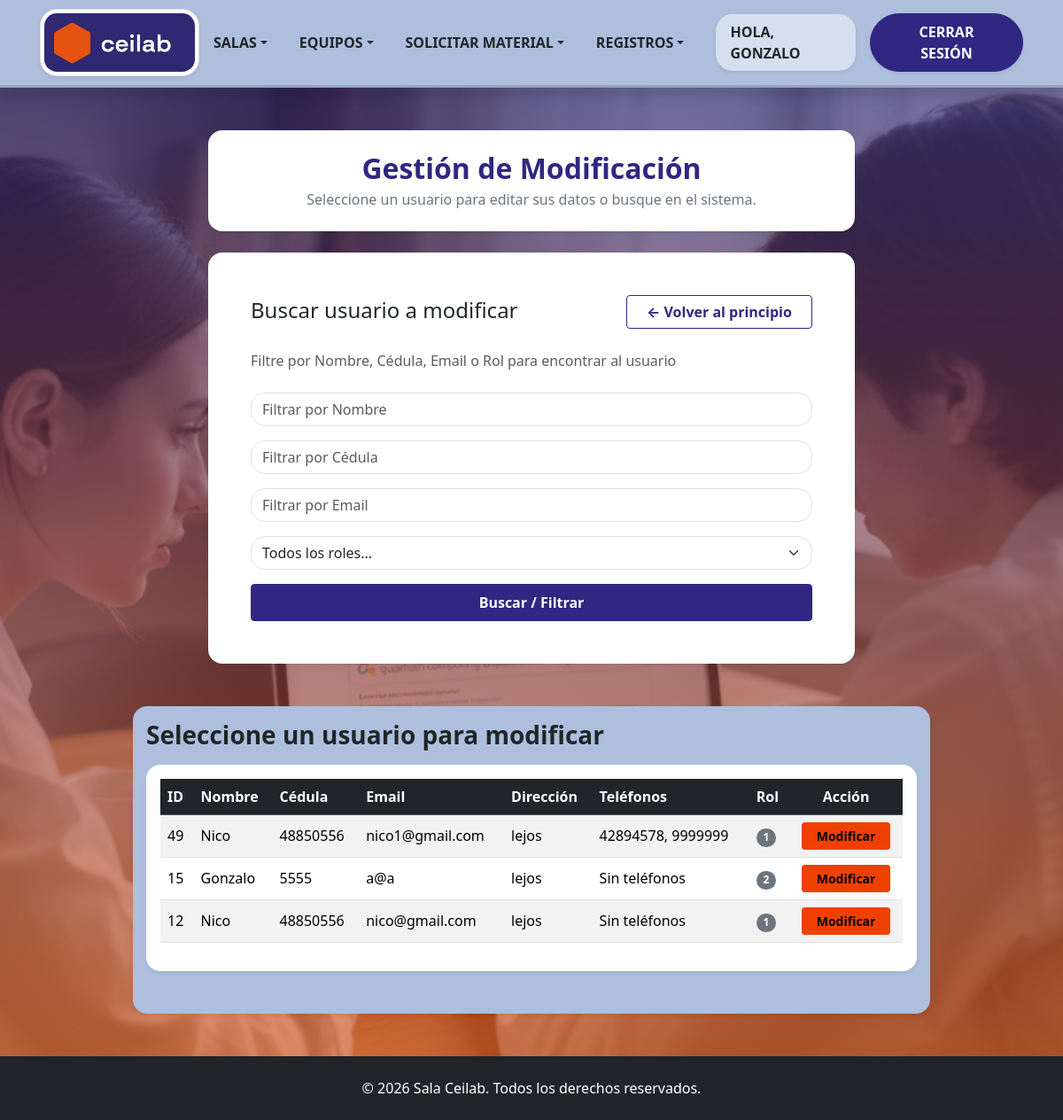
Before: /Formularios/modUsuario.php (signed in) with the older database file.
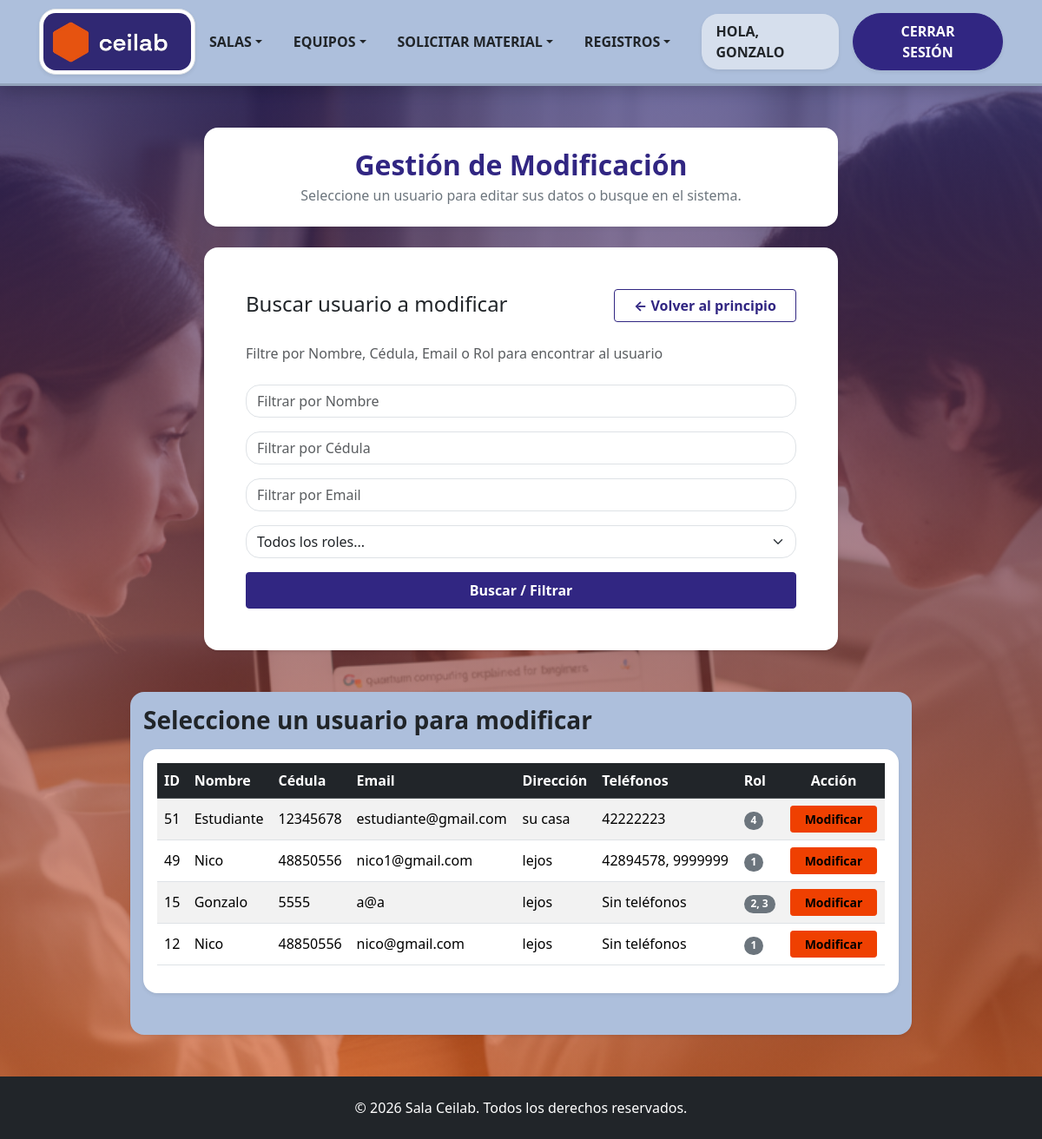
After: the same page with the newer database file.
### tables this page shows
CREATE TABLE `usuario` (
  `IDUsuario` int(10) NOT NULL,
  `Nombre` varchar(30) DEFAULT NULL,
  `Contraseña` varchar(61) DEFAULT NULL,
  `Email` varchar(30) DEFAULT NULL,
  `Direccion` varchar(50) NOT NULL,
  `Faltas` int(10) DEFAULT NULL,
  `Observaciones` varchar(50) NOT NULL,
  `Fecha_creacion` date DEFAULT NULL,
  `Crador_IDUsuario` int(11) DEFAULT NULL,
  `cedula` int(8) NOT NULL,
  `activo` tinyint(1) DEFAULT 1
);

### Clases/ClsUsuarios.php (called while the page is built, shortened)
<?php
   class ClsUsuarios {
    public function listarUsuarios($filtroNombre = '', $filtroCedula = '', $filtroEmail = '', $filtroRol = '') {
        $objConexion = new Conexion();
        $link = $objConexion->conectar();
        $sql = "SELECT u.IDUsuario, u.nombre, u.cedula, u.email, u.direccion, u.observaciones, MIN(r.ROL) AS ROL
                FROM usuario u
                LEFT JOIN rol r ON u.IDUsuario = r.IDUsuario
                WHERE u.activo = 1";
        $sql .= " GROUP BY u.IDUsuario, u.nombre, u.cedula, u.email, u.direccion, u.observaciones";
        $sql .= " ORDER BY u.IDUsuario DESC";
        return mysqli_query($link, $sql);
    }
    public function obtenerTelefonosPorUsuario($idUsuario) {
        $objConexion = new Conexion();
        $link = $objConexion->conectar();
        $idEscape = mysqli_real_escape_string($link, $idUsuario);
        $sql = "SELECT Telefono FROM Telefonos WHERE IDUsuario = '$idEscape'";
        $resultado = mysqli_query($link, $sql);
        $telefonos = [];
        if ($resultado) {
            while ($row = mysqli_fetch_assoc($resultado)) {
                $telefonos[] = $row['Telefono'];
            }
        }
        return $telefonos;
    }
    public function obtenerRolesPorUsuario($idUsuario) {
        $objConexion = new Conexion();
        $link = $objConexion->conectar();
        $idEscaped = mysqli_real_escape_string($link, $idUsuario);
        $sql = "SELECT ROL FROM rol WHERE IDUsuario = '$idEscaped'";
        $resultado = mysqli_query($link, $sql);
        $roles = [];
        if ($resultado) {
            while ($row = mysqli_fetch_assoc($resultado)) {
                $roles[] = $row['ROL'];
            }
        }
        return $roles;
    }
}
?>

### Formularios/modUsuario.php (the view, shortened to what the changed rows need)
<?php
require_once '../Clases/ClsUsuarios.php';
$objUsuario = new ClsUsuarios();
$usuarioData = null;
?>
<!DOCTYPE html>
<html lang="es">
    <head>
        <link href="../bootstrap_theme/bootstrap.css" rel="stylesheet" type="text/css">
        <link rel="stylesheet" href="../Estilos/blocks.css">
        <link href="../Estilos/style.css" rel="stylesheet">
    </head>
    <body class="d-flex flex-column min-vh-100 bg-light">
        <section class="hero-section flex-fill pb-5 pt-5">
            <?php if (!$usuarioData): ?>
                <div class="container pb-5">
                    <div class="row">
                        <div class="col-md-9 col-xl-8 ms-auto me-auto">
                            <div class="bg-white p-4 p-lg-5 shadow-sm rounded">
                                <div class="d-flex justify-content-between align-items-center mb-4">
                                <h2 class="mb-1 text-dark h4">Buscar usuario a modificar</h2>
                                </div>
                            </div>
                        </div>
                    </div>
                </div>
                <div class="container pb-5 pt-3 rounded shadow-sm col-md-10 col-xl-9" style="background-color: #adbfdc;">
                    <div class="row">
                        <div>
                            <?php
                            $nombreFiltro = $_GET['nombre'] ?? '';
                            $cedulaFiltro = $_GET['cedula'] ?? '';
                            $emailFiltro  = $_GET['email'] ?? '';
                            $rolFiltro    = $_GET['rol'] ?? '';
                            $resultadoListado = $objUsuario->listarUsuarios($nombreFiltro, $cedulaFiltro, $emailFiltro, $rolFiltro);
                            if ($resultadoListado && mysqli_num_rows($resultadoListado) > 0) {
                            ?>
                                <div class="table-responsive bg-white p-3 shadow-sm rounded">
                                    <table class="table table-striped table-hover align-middle">
                                        <thead class="table-dark">
                                            <tr>
                                                <th>ID</th>
                                                <th>Nombre</th>
                                                <th>Cédula</th>
                                                <th>Email</th>
                                                <th>Dirección</th>
                                                <th>Teléfonos</th>
                                                <th>Rol</th>
                                                <th class="text-center">Acción</th>
                                            </tr>
                                        </thead>
                                        <tbody>
                                            <?php while ($row = mysqli_fetch_assoc($resultadoListado)) {
                                            $telefonosArr = $objUsuario->obtenerTelefonosPorUsuario($row['IDUsuario']);
                                            $textoTelefonos = !empty($telefonosArr) ? implode(', ', $telefonosArr) : 'Sin teléfonos';
                                            $rolArr = $objUsuario->obtenerRolesPorUsuario($row['IDUsuario']);
                                            $textorol = !empty($rolArr) ? implode(', ', $rolArr) : 'Sin rol asignado';
                                            ?>
                                                <tr>
                                                    <td><?php echo htmlspecialchars($row['IDUsuario']); ?></td>
                                                    <td><?php echo htmlspecialchars($row['nombre']); ?></td>
                                                    <td><?php echo htmlspecialchars($row['cedula']); ?></td>
                                                    <td><?php echo htmlspecialchars($row['email']); ?></td>
                                                    <td><?php echo htmlspecialchars($row['direccion']); ?></td>
                                                    <td><?php echo htmlspecialchars($textoTelefonos); ?></td>
                                                    <td><span class="badge bg-secondary"><?php echo htmlspecialchars($textorol); ?></span></td>
                                                    <td class="text-center">
                                                        <a href="modUsuario.php?id=<?php echo $row['IDUsuario']; ?>" class="btn btn-sm btn-warning fw-bold px-3">Modificar</a>
                                                    </td>
                                                </tr>
                                            <?php } ?>
                                        </tbody>
                                    </table>
                                </div>
                            <?php } else {
                                echo "<div class='alert alert-info text-center bg-white mb-0'>No se encontraron usuarios con los criterios especificados.</div>";
                            }
                            ?>
                        </div>
                    </div>
                </div>
            <?php endif; ?>
        </section>
    </body>
</html>

Changed rows visible on the page:
added usuario: IDUsuario "51", Nombre "Estudiante", cedula "12345678", Email "estudiante@gmail.com", Direccion "su casa", textoTelefonos "42222223", textorol "4"
computed for usuario "Gonzalo": textorol "2" → "2, 3"
